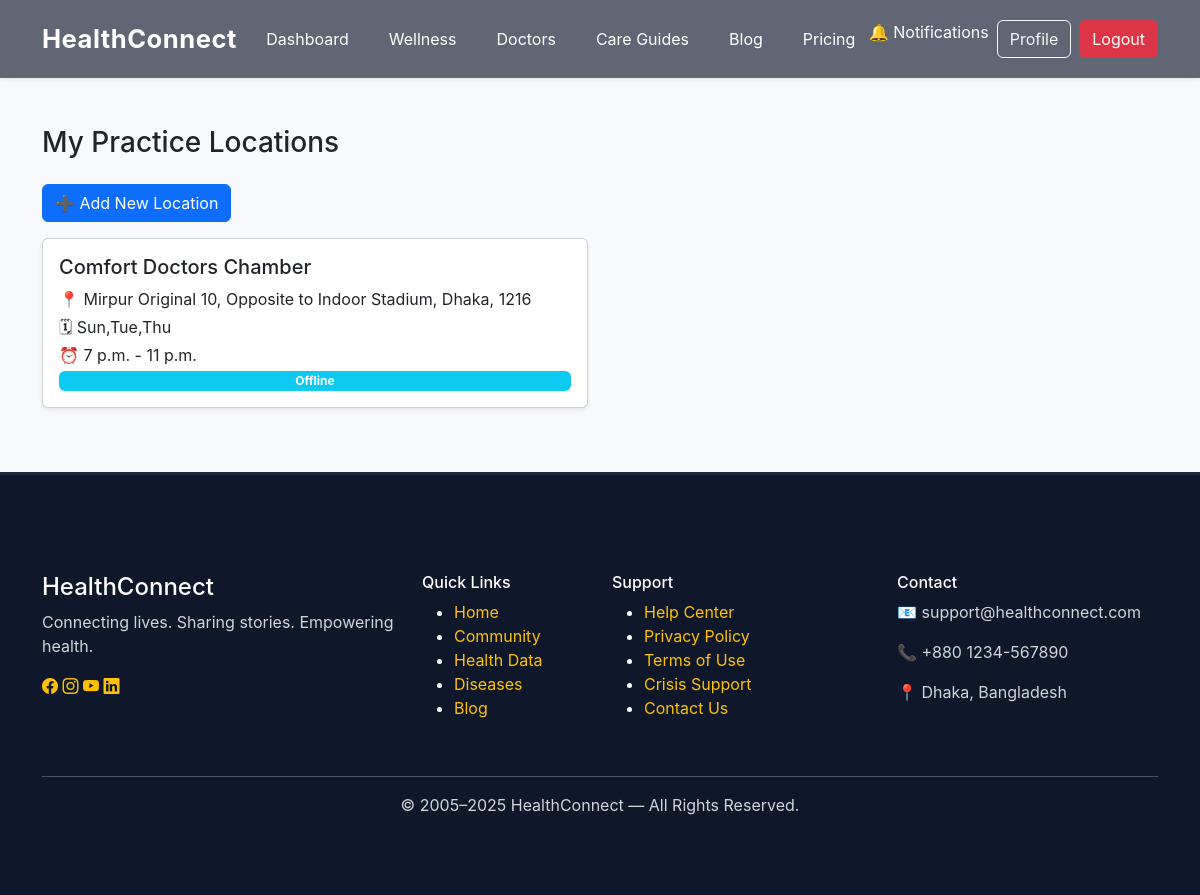
Page /appointments/locations/ (signed in) on the committed database.
### appointments/models.py (models this page shows, shortened)
class DoctorLocation(models.Model):
    APPOINTMENT_TYPE = (
        ("offline", "Offline"),
        ("online", "Online"),
        ("both", "Online & Offline"),
    )
    doctor = models.ForeignKey(
        settings.AUTH_USER_MODEL,
        on_delete=models.CASCADE,
        related_name="doctor_locations"
    )
    name = models.CharField(max_length=150)
    address = models.TextField()
    days = models.CharField(max_length=100, help_text="Sun,Tue,Thu")
    start_time = models.TimeField()
    end_time = models.TimeField()
    appointment_type = models.CharField(max_length=20, choices=APPOINTMENT_TYPE)

### appointments/views.py (the view)
# urls.py: path("locations/", views.doctor_locations, name="doctor_locations"),
@login_required
def doctor_locations(request):
    locations = DoctorLocation.objects.filter(doctor=request.user)
    return render(request, "appointments/doctor_locations.html", {"locations": locations})

### blog/context_processors.py (called while the page is built)
def unread_notifications(request):
    if request.user.is_authenticated:
        return {
            "unread_count": request.user.notifications.filter(is_read=False).count()
        }
    return {"unread_count": 0}

### appointments/templates/appointments/doctor_locations.html
{% extends "base.html" %}
{% block content %}
<div class="container py-5">
  <h3 class="mb-4">My Practice Locations</h3>
  <a href="{% url 'add_location' %}" class="btn btn-primary mb-3">
    ➕ Add New Location
  </a>
  <div class="row">
    {% for loc in locations %}
      <div class="col-md-6">
        <div class="card shadow-sm mb-3 p-3">
          <h5>{{ loc.name }}</h5>
          <p class="mb-1">📍 {{ loc.address }}</p>
          <p class="mb-1">🗓 {{ loc.days }}</p>
          <p class="mb-1">⏰ {{ loc.start_time }} - {{ loc.end_time }}</p>
          <span class="badge bg-info">{{ loc.get_appointment_type_display }}</span>
        </div>
      </div>
    {% empty %}
      <p>No locations added yet.</p>
    {% endfor %}
  </div>
</div>
{% endblock %}

### static/css/style.css (style rules this page uses)
body { font-family: 'Inter', sans-serif; background: #f8f9fc; margin: 0; padding: 0; }
* { transition: 0.3s ease; }

### rows in the picture
DoctorLocation: name "Comfort Doctors Chamber", address "Mirpur Original 10, Opposite to Indoor Stadium, Dhaka, 1216", days "Sun,Tue,Thu", start_time "7 p.m.", end_time "11 p.m.", appointment_type "Offline"
